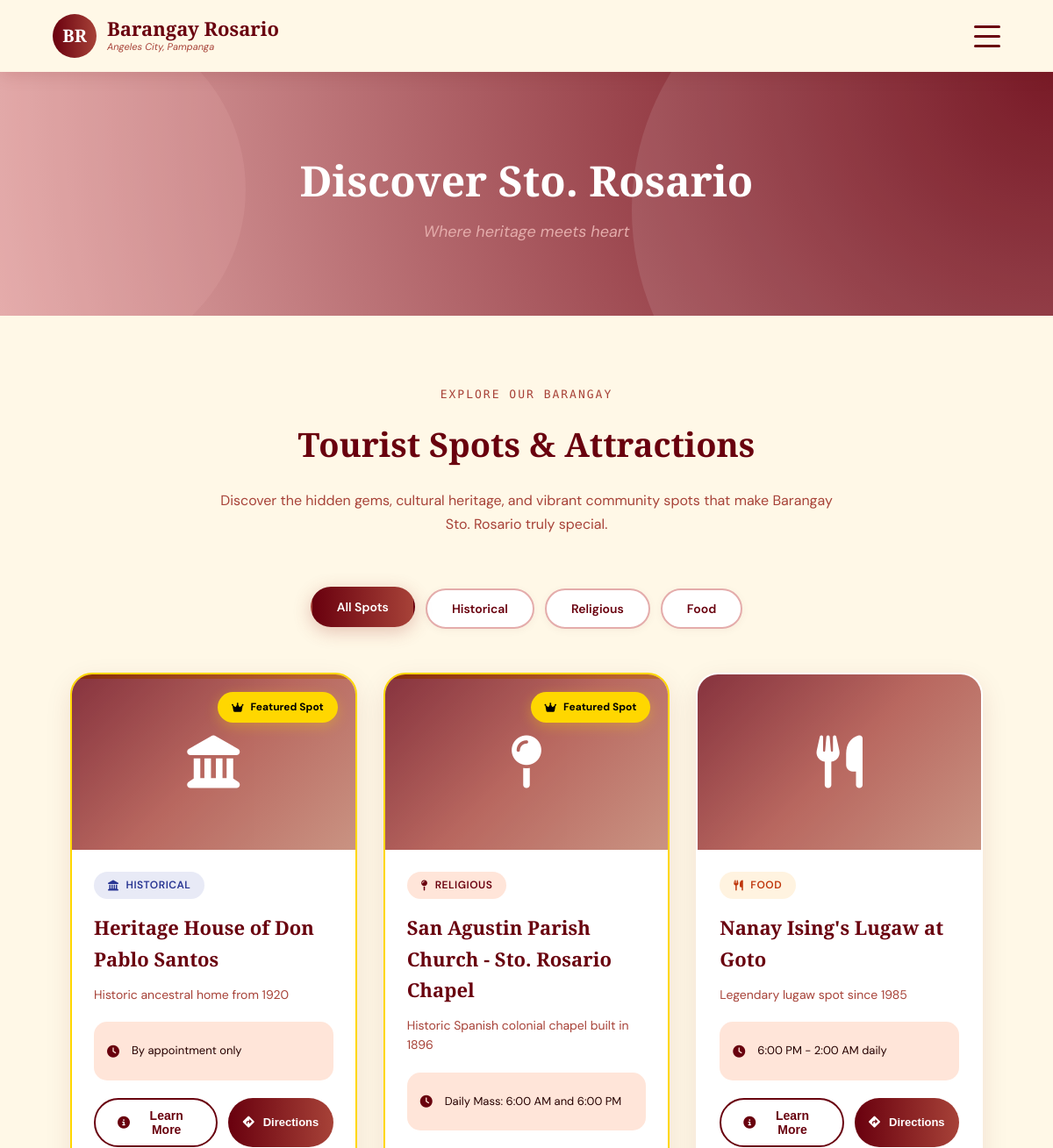
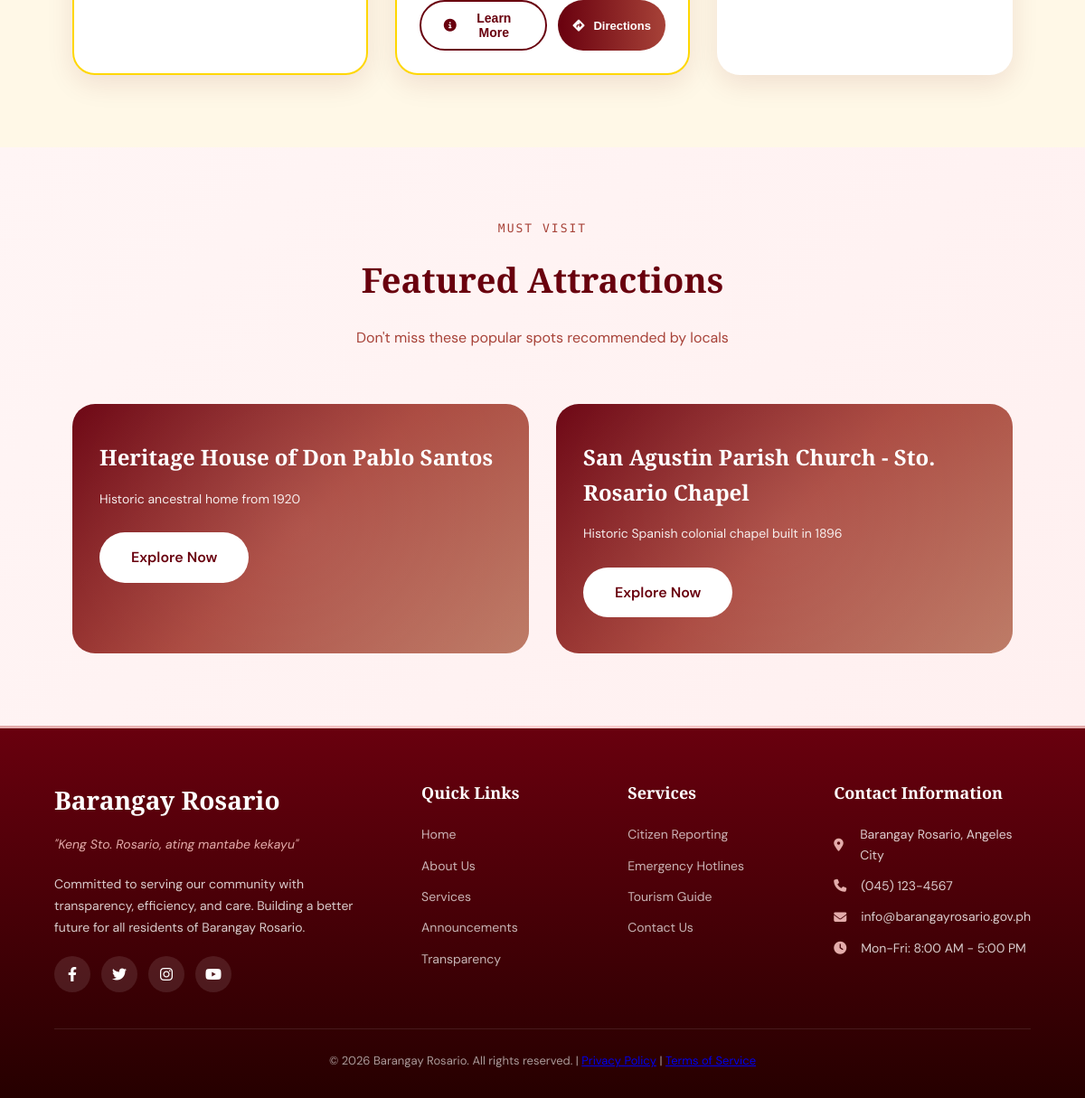
Page /tourism.php on the committed database (2 pictures, top to bottom).
### tables this page shows
CREATE TABLE tourism_spots (
    spot_id INT PRIMARY KEY AUTO_INCREMENT,
    name VARCHAR(255) NOT NULL,
    slug VARCHAR(255) UNIQUE NOT NULL,
    description TEXT,
    short_description VARCHAR(500),
    category ENUM('Historical', 'Cultural', 'Religious', 'Food', 'Business', 'Recreation', 'Other') NOT NULL,
    address TEXT,
    latitude DECIMAL(10, 8),
    longitude DECIMAL(11, 8),
    contact_number VARCHAR(20),
    website VARCHAR(255),
    operating_hours VARCHAR(255),
    entrance_fee VARCHAR(100),
    image_paths JSON,
    featured_image VARCHAR(255),
    is_featured BOOLEAN DEFAULT FALSE,
    views_count INT DEFAULT 0,
    created_at TIMESTAMP DEFAULT CURRENT_TIMESTAMP,
    updated_at TIMESTAMP DEFAULT CURRENT_TIMESTAMP ON UPDATE CURRENT_TIMESTAMP,
    INDEX idx_category (category),
    INDEX idx_is_featured (is_featured)
);

### includes/db-connection.php (called while the page is built, shortened)
<?php
$options = [
    PDO::ATTR_ERRMODE            => PDO::ERRMODE_EXCEPTION,
    PDO::ATTR_DEFAULT_FETCH_MODE => PDO::FETCH_ASSOC,
    PDO::ATTR_EMULATE_PREPARES   => false,
];
try {
    $dsn = "mysql:host=" . DB_HOST . ";dbname=" . DB_NAME . ";charset=" . DB_CHARSET;
    $pdo = new PDO($dsn, DB_USER, DB_PASS, $options);
} catch (PDOException $e) {
    error_log("Database Connection Error: " . $e->getMessage());
    $pdo = null;
}
function dbQuery($sql, $params = []) {
    global $pdo;
    try {
        $stmt = $pdo->prepare($sql);
        $stmt->execute($params);
        return $stmt->fetchAll();
    } catch (PDOException $e) {
        error_log("Query Error: " . $e->getMessage());
        return [];
    }
}
?>

### tourism.php (the view, shortened to what this page needs)
<?php
require_once 'includes/db-connection.php';
include 'includes/header.php';
$spots = dbQuery("SELECT * FROM tourism_spots ORDER BY is_featured DESC, name");
$categories = dbQuery("SELECT DISTINCT category FROM tourism_spots WHERE category IS NOT NULL ORDER BY category");
?>
<div class="page-content">
    <section class="hero page-hero">
        <div class="hero-content">
            <div class="hero-text">
                <h1>Discover Sto. Rosario</h1>
                <p class="tagline">Where heritage meets heart</p>
            </div>
        </div>
    </section>
    <section class="section">
        <div class="container">
            <div class="section-header">
                <span class="section-label">EXPLORE OUR BARANGAY</span>
                <h2 class="section-title">Tourist Spots & Attractions</h2>
                <p class="section-subtitle">
                    Discover the hidden gems, cultural heritage, and vibrant community spots
                    that make Barangay Sto. Rosario truly special.
                </p>
            </div>
            <?php if (!empty($categories)): ?>
            <div class="tourism-filters">
                <button class="filter-btn active" data-filter="all">All Spots</button>
                <?php foreach ($categories as $category): ?>
                    <button class="filter-btn" data-filter="<?php echo strtolower($category['category']); ?>">
                        <?php echo htmlspecialchars($category['category']); ?>
                    </button>
                <?php endforeach; ?>
            </div>
            <?php endif; ?>
            <?php if (empty($spots)): ?>
                <div class="alert alert-info">
                    <i class="fas fa-info-circle"></i>
                    No tourism spots available at the moment. Please check back later.
                </div>
            <?php else: ?>
                <div class="tourism-grid">
                    <?php foreach ($spots as $index => $spot):
                        $featured = !empty($spot['is_featured']) ? 'featured' : '';
                        $category = strtolower($spot['category'] ?? 'uncategorized');
                        $categoryIcon = 'fa-map-pin';
                        switch($category) {
                            case 'historical':
                                $categoryIcon = 'fa-landmark';
                                break;
                            case 'food':
                            case 'food & dining':
                                $categoryIcon = 'fa-utensils';
                                break;
                        }
                    ?>
                        <div class="tourism-card <?php echo $featured; ?>"
                             data-category="<?php echo $category; ?>">
                            <?php if (!empty($spot['is_featured'])): ?>
                                <div class="featured-badge">
                                    <i class="fas fa-crown"></i>
                                    Featured Spot
                                </div>
                            <?php endif; ?>
                            <div class="tourism-image">
                                <?php
                                $imagePath = !empty($spot['image_path']) ? 'uploads/tourism/' . htmlspecialchars($spot['image_path']) : '';
                                if (!empty($spot['image_path']) && file_exists($imagePath)): ?>
                                    <img src="<?php echo $imagePath; ?>"
                                         alt="<?php echo htmlspecialchars($spot['name']); ?>"
                                         loading="lazy">
                                <?php else: ?>
                                    <div class="image-placeholder">
                                        <i class="fas <?php echo $categoryIcon; ?>"></i>
                                    </div>
                                <?php endif; ?>
                            </div>
                            <div class="tourism-content">
                                <?php if (!empty($spot['category'])): ?>
                                <div class="category-badge category-<?php echo $category; ?>">
                                    <i class="fas <?php echo $categoryIcon; ?>"></i>
                                    <?php echo htmlspecialchars($spot['category']); ?>
                                </div>
                                <?php endif; ?>
                                <h3 class="tourism-title"><?php echo htmlspecialchars($spot['name']); ?></h3>
                                <?php if (!empty($spot['short_description'])): ?>
                                <p class="tourism-description">
                                    <?php echo htmlspecialchars($spot['short_description']); ?>
                                </p>
                                <?php endif; ?>
                                <div class="tourism-details">
                                    <?php if (!empty($spot['operating_hours'])): ?>
                                        <div class="detail-item">
                                            <i class="fas fa-clock"></i>
                                            <span><?php echo htmlspecialchars($spot['operating_hours']); ?></span>
                                        </div>
                                    <?php endif; ?>
                                </div>
                                <div class="tourism-actions">
                                    <button class="btn-outline btn-small" onclick="viewSpot(<?php echo $spot['id']; ?>)">
                                        <i class="fas fa-info-circle"></i>
                                        Learn More
                                    </button>
                                    <button class="btn-primary btn-small" onclick='getDirections(<?php echo json_encode($spot['location'] ?? ""); ?>)'>
                                        <i class="fas fa-directions"></i>
                                        Directions
                                    </button>
                                </div>
                            </div>
                        </div>
                    <?php endforeach; ?>
                </div>
            <?php endif; ?>
        </div>
    </section>
    <?php
    $featuredSpots = array_filter($spots, function($spot) {
        return !empty($spot['is_featured']);
    });
    if (!empty($featuredSpots)):
    ?>
    <section class="section-alt">
        <div class="container">
            <div class="section-header">
                <span class="section-label">MUST VISIT</span>
                <h2 class="section-title">Featured Attractions</h2>
                <p class="section-subtitle">
                    Don't miss these popular spots recommended by locals
                </p>
            </div>
            <div class="featured-slider">
                <?php foreach ($featuredSpots as $spot): ?>
                    <div class="featured-card">
                        <div class="featured-content">
                            <h3><?php echo htmlspecialchars($spot['name']); ?></h3>
                            <p><?php echo htmlspecialchars($spot['short_description'] ?? ''); ?></p>
                            <a href="tourism-details.php?id=<?php echo $spot['id']; ?>" class="btn-primary">Explore Now</a>
                        </div>
                    </div>
                <?php endforeach; ?>
            </div>
        </div>
    </section>
    <?php endif; ?>
</div>
<?php include 'includes/footer.php'; ?>

### rows in the picture
tourism_spots: is_featured 1 (drawn), category "HISTORICAL", name "Heritage House of Don Pablo Santos", short_description "Historic ancestral home from 1920", operating_hours "By appointment only"
tourism_spots: is_featured 1 (drawn), category "RELIGIOUS", name "San Agustin Parish Church - Sto. Rosario Chapel", short_description "Historic Spanish colonial chapel built in 1896", operating_hours "Daily Mass: 6:00 AM and 6:00 PM"
tourism_spots: category "FOOD", name "Nanay Ising's Lugaw at Goto", short_description "Legendary lugaw spot since 1985", operating_hours "6:00 PM - 2:00 AM daily"

### other values in the picture
$category['category'] "Historical"
$category['category'] "Religious"
$category['category'] "Food"
